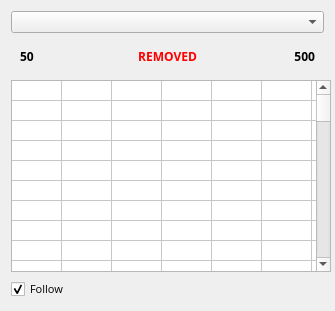
           <widget class="QFrame" name="runner3Frame">
            <property name="minimumSize">
             <size>
              <width>335</width>
              <height>0</height>
             </size>
            </property>
            <property name="maximumSize">
             <size>
              <width>335</width>
              <height>16777215</height>
             </size>
            </property>
            <property name="frameShape">
             <enum>QFrame::NoFrame</enum>
            </property>
            <property name="frameShadow">
             <enum>QFrame::Raised</enum>
            </property>
            <layout class="QGridLayout" name="gridLayout_8">
             <item row="0" column="0">
              <widget class="QComboBox" name="runner3ComboBox">
               <property name="minimumSize">
                <size>
                 <width>265</width>
                 <height>0</height>
                </size>
               </property>
              </widget>
             </item>
             <item row="1" column="0">
              <widget class="QFrame" name="frame_9">
               <property name="minimumSize">
                <size>
                 <width>265</width>
                 <height>20</height>
                </size>
               </property>
               <property name="frameShape">
                <enum>QFrame::NoFrame</enum>
               </property>
               <property name="frameShadow">
                <enum>QFrame::Raised</enum>
               </property>
               <layout class="QHBoxLayout" name="horizontalLayout_2">
                <item>
                 <widget class="QLabel" name="ltp3Label">
                  <property name="maximumSize">
                   <size>
                    <width>16777215</width>
                    <height>16777215</height>
                   </size>
                  </property>
                  <property name="font">
                   <font>
                    <family>Open Sans</family>
                    <weight>75</weight>
                    <bold>true</bold>
                    <stylestrategy>PreferDefault</stylestrategy>
                   </font>
                  </property>
                  <property name="text">
                   <string>50</string>
                  </property>
                 </widget>
                </item>
                <item>
                 <widget class="QLabel" name="removed3Label">
                  <property name="maximumSize">
                   <size>
                    <width>16777215</width>
                    <height>16777215</height>
                   </size>
                  </property>
                  <property name="font">
                   <font>
                    <family>Open Sans</family>
                    <weight>75</weight>
                    <bold>true</bold>
                    <stylestrategy>PreferDefault</stylestrategy>
                   </font>
                  </property>
                  <property name="styleSheet">
                   <string notr="true">color:red</string>
                  </property>
                  <property name="text">
                   <string>REMOVED</string>
                  </property>
                  <property name="alignment">
                   <set>Qt::AlignCenter</set>
                  </property>
                 </widget>
                </item>
                <item>
                 <widget class="QLabel" name="runnerTradedVol3Label">
                  <property name="maximumSize">
                   <size>
                    <width>16777215</width>
                    <height>16777215</height>
                   </size>
                  </property>
                  <property name="font">
                   <font>
                    <family>Open Sans</family>
                    <weight>75</weight>
                    <bold>true</bold>
                    <stylestrategy>PreferDefault</stylestrategy>
                   </font>
                  </property>
                  <property name="text">
                   <string>500</string>
                  </property>
                  <property name="alignment">
                   <set>Qt::AlignRight|Qt::AlignTrailing|Qt::AlignVCenter</set>
                  </property>
                 </widget>
                </item>
               </layout>
              </widget>
             </item>
             <item row="2" column="0">
              <widget class="QTableWidget" name="ladder3TableWidget">
               <property name="minimumSize">
                <size>
                 <width>320</width>
                 <height>0</height>
                </size>
               </property>
               <property name="maximumSize">
                <size>
                 <width>320</width>
                 <height>16777215</height>
                </size>
               </property>
               <property name="sizeIncrement">
                <size>
                 <width>0</width>
                 <height>0</height>
                </size>
               </property>
               <property name="font">
                <font>
                 <family>Open Sans</family>
                 <pointsize>8</pointsize>
                 <weight>50</weight>
                 <bold>false</bold>
                </font>
               </property>
               <property name="horizontalScrollBarPolicy">
                <enum>Qt::ScrollBarAlwaysOff</enum>
               </property>
               <property name="alternatingRowColors">
                <bool>false</bool>
               </property>
               <property name="showGrid">
                <bool>true</bool>
               </property>
               <property name="gridStyle">
                <enum>Qt::SolidLine</enum>
               </property>
               <property name="cornerButtonEnabled">
                <bool>true</bool>
               </property>
               <property name="rowCount">
                <number>350</number>
               </property>
               <property name="columnCount">
                <number>25</number>
               </property>
               <attribute name="horizontalHeaderVisible">
                <bool>false</bool>
               </attribute>
               <attribute name="horizontalHeaderMinimumSectionSize">
                <number>1</number>
               </attribute>
               <attribute name="horizontalHeaderDefaultSectionSize">
                <number>50</number>
               </attribute>
               <attribute name="verticalHeaderVisible">
                <bool>false</bool>
               </attribute>
               <attribute name="verticalHeaderMinimumSectionSize">
                <number>15</number>
               </attribute>
               <attribute name="verticalHeaderDefaultSectionSize">
                <number>15</number>
               </attribute>
               <row/>
               <row/>
               <row/>
               <row/>
               <row/>
               <row/>
               <row/>
               <row/>
               <row/>
               <row/>
               <row/>
               <row/>
               <row/>
               <row/>
               <row/>
               <row/>
               <row/>
               <row/>
               <row/>
               <row/>
               <row/>
               <row/>
               <row/>
               <row/>
               <row/>
               <row/>
               <row/>
               <row/>
               <row/>
               <row/>
               <row/>
               <row/>
               <row/>
               <row/>
               <row/>
               <row/>
               <row/>
               <row/>
               <row/>
               <row/>
               <row/>
               <row/>
               <row/>
               <row/>
               <row/>
               <row/>
               <row/>
               <row/>
               <row/>
               <row/>
               <row/>
               <row/>
               <row/>
               <row/>
               <row/>
               <row/>
               <row/>
               <row/>
               <row/>
               <row/>
               <row/>
               <row/>
               <row/>
               <row/>
               <row/>
               <row/>
               <row/>
               <row/>
               <row/>
               <row/>
               <row/>
               <row/>
               <row/>
               <row/>
               <row/>
               <row/>
               <row/>
               <row/>
               <row/>
               <row/>
               <row/>
               <row/>
               <row/>
               <row/>
               <row/>
               <row/>
               <row/>
               <row/>
               <row/>
               <row/>
               <row/>
               <row/>
               <row/>
               <row/>
               <row/>
               <row/>
               <row/>
               <row/>
               <row/>
               <row/>
               <row/>
               <row/>
               <row/>
               <row/>
               <row/>
               <row/>
               <row/>
               <row/>
               <row/>
               <row/>
               <row/>
               <row/>
               <row/>
               <row/>
               <row/>
               <row/>
               <row/>
               <row/>
               <row/>
               <row/>
               <row/>
               <row/>
               <row/>
               <row/>
               <row/>
               <row/>
               <row/>
               <row/>
               <row/>
               <row/>
               <row/>
               <row/>
               <row/>
               <row/>
               <row/>
               <row/>
               <row/>
               <row/>
               <row/>
               <row/>
               <row/>
               <row/>
               <row/>
               <row/>
               <row/>
               <row/>
               <row/>
               <row/>
               <row/>
               <row/>
               <row/>
               <row/>
               <row/>
               <row/>
               <row/>
               <row/>
               <row/>
               <row/>
               <row/>
               <row/>
               <row/>
               <row/>
               <row/>
               <row/>
               <row/>
               <row/>
               <row/>
               <row/>
               <row/>
               <row/>
               <row/>
               <row/>
               <row/>
               <row/>
               <row/>
               <row/>
               <row/>
               <row/>
               <row/>
               <row/>
               <row/>
               <row/>
               <row/>
               <row/>
               <row/>
               <row/>
               <row/>
               <row/>
               <row/>
               <row/>
               <row/>
               <row/>
               <row/>
               <row/>
               <row/>
               <row/>
               <row/>
               <row/>
               <row/>
               <row/>
               <row/>
               <row/>
               <row/>
               <row/>
               <row/>
               <row/>
               <row/>
               <row/>
               <row/>
               <row/>
               <row/>
               <row/>
               <row/>
               <row/>
               <row/>
               <row/>
               <row/>
               <row/>
               <row/>
               <row/>
               <row/>
               <row/>
               <row/>
               <row/>
               <row/>
               <row/>
               <row/>
               <row/>
               <row/>
               <row/>
               <row/>
               <row/>
               <row/>
               <row/>
               <row/>
               <row/>
               <row/>
               <row/>
               <row/>
               <row/>
               <row/>
               <row/>
               <row/>
               <row/>
               <row/>
               <row/>
               <row/>
               <row/>
               <row/>
               <row/>
               <row/>
               <row/>
               <row/>
               <row/>
               <row/>
               <row/>
               <row/>
               <row/>
               <row/>
               <row/>
               <row/>
               <row/>
               <row/>
               <row/>
               <row/>
               <row/>
               <row/>
               <row/>
               <row/>
               <row/>
               <row/>
               <row/>
               <row/>
               <row/>
               <row/>
               <row/>
               <row/>
               <row/>
               <row/>
               <row/>
               <row/>
               <row/>
               <row/>
               <row/>
               <row/>
               <row/>
               <row/>
               <row/>
               <row/>
               <row/>
               <row/>
               <row/>
               <row/>
               <row/>
               <row/>
               <row/>
               <row/>
               <row/>
               <row/>
               <row/>
               <row/>
               <row/>
               <row/>
               <row/>
               <row/>
               <row/>
               <row/>
               <row/>
               <row/>
               <row/>
               <row/>
               <row/>
               <row/>
               <row/>
               <row/>
               <row/>
               <row/>
               <row/>
               <row/>
               <row/>
               <row/>
               <row/>
               <row/>
               <row/>
               <row/>
               <row/>
               <row/>
               <row/>
               <row/>
               <row/>
               <row/>
               <row/>
               <row/>
               <row/>
               <row/>
               <row/>
               <row/>
               <row/>
               <row/>
               <row/>
               <row/>
               <row/>
               <row/>
               <row/>
               <row/>
               <row/>
               <row/>
               <row/>
               <row/>
               <row/>
               <column/>
               <column/>
               <column/>
               <column/>
               <column/>
               <column/>
               <column/>
               <column/>
               <column/>
               <column/>
               <column/>
               <column/>
               <column/>
               <column/>
               <column/>
               <column/>
               <column/>
               <column/>
               <column/>
               <column/>
               <column/>
               <column/>
               <column/>
               <column/>
               <column/>
              </widget>
             </item>
             <item row="3" column="0">
              <widget class="QCheckBox" name="follow3CheckBox">
               <property name="font">
                <font>
                 <family>Open Sans</family>
                 <pointsize>8</pointsize>
                 <weight>50</weight>
                 <bold>false</bold>
                </font>
               </property>
               <property name="text">
                <string>Follow</string>
               </property>
               <property name="checked">
                <bool>true</bool>
               </property>
              </widget>
             </item>
            </layout>
           </widget>
